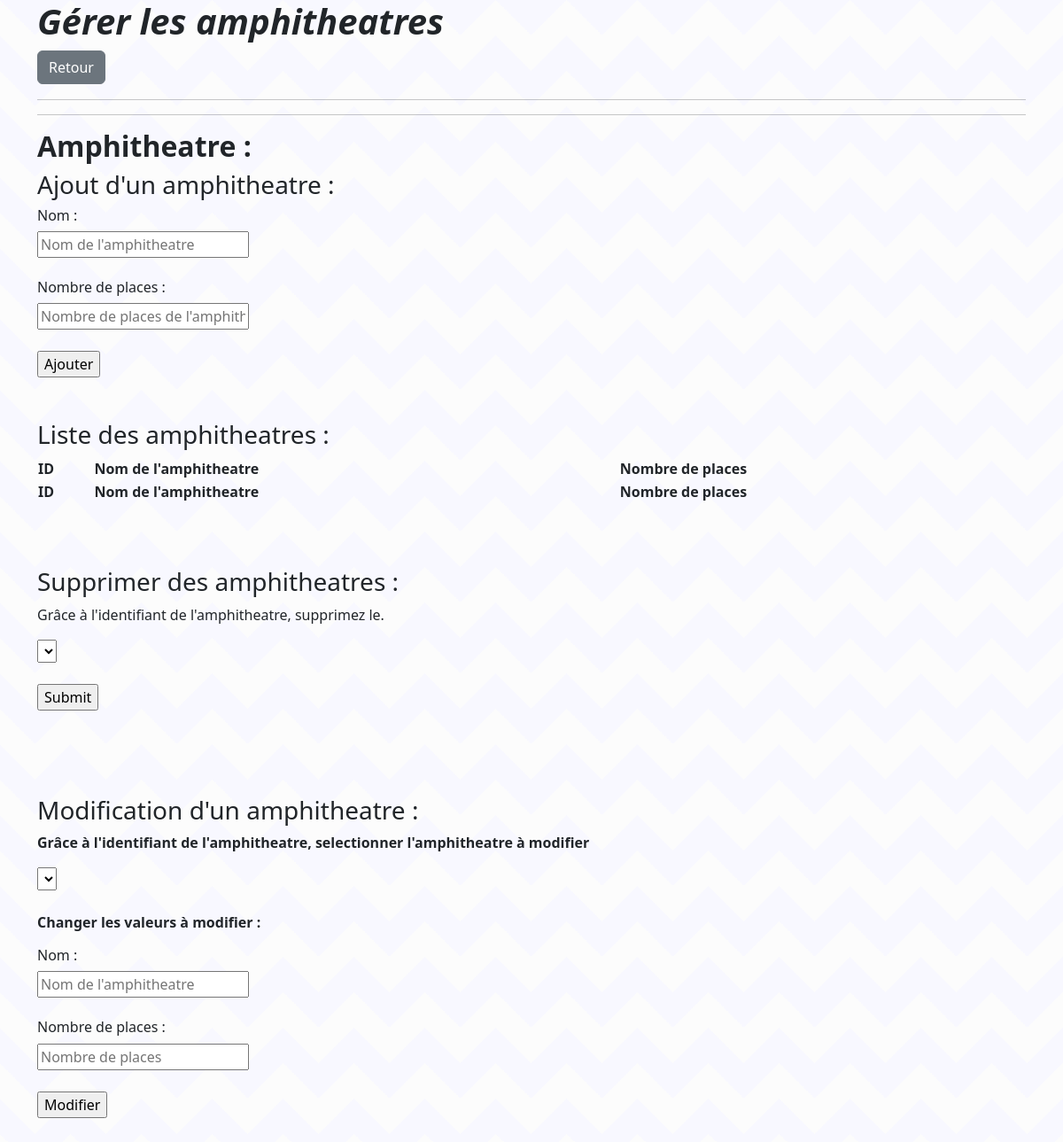
The page /vue/panelAdmin/amphitheatre.php on the database as committed earlier.
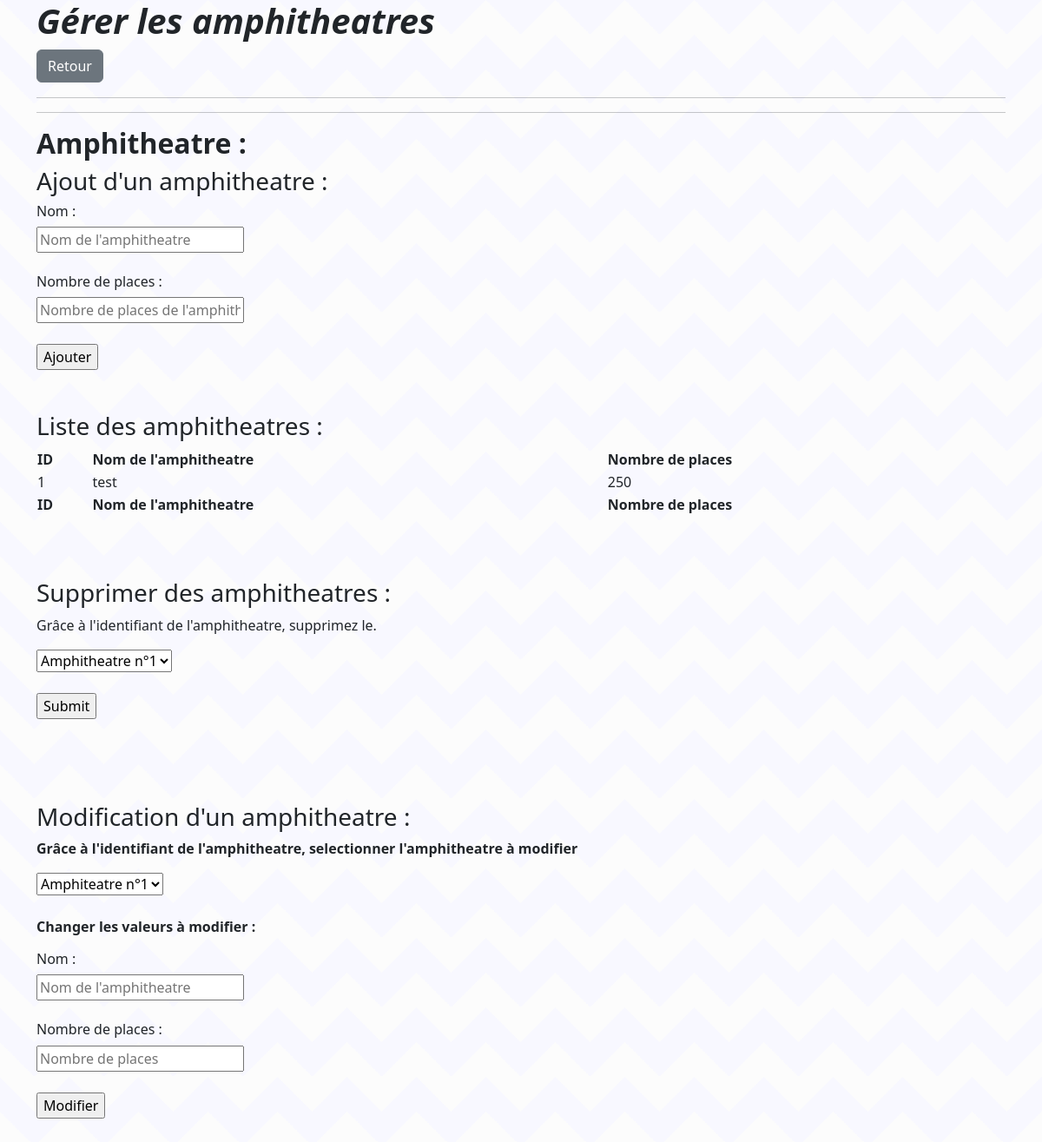
The same page on the database as committed later.
### tables this page shows
CREATE TABLE IF NOT EXISTS `amphitheatre` (
  `id_amphitheatre` int(11) NOT NULL AUTO_INCREMENT,
  `libelle` varchar(500) NOT NULL,
  `nb_places` int(11) NOT NULL,
  PRIMARY KEY (`id_amphitheatre`)
);

### src/bdd/Database.php (called while the page is built, shortened)
<?php
class Database
{
    private $host;
    private $dbname;
    private $user;
    private $pwd;
    public function __construct()
    {
        $this->host = "localhost";
        $this->dbname = "hsp-skh";
        $this->user = "root";
        $this->pwd = "";
    }
    public function getBdd()
    {
        return $this->bdd = new PDO("mysql:host=".$this->host.";dbname=".$this->dbname,$this->user,$this->pwd);
    }
}

### src/modele/Amphitheatre.php (called while the page is built, shortened)
<?php
class Amphitheatre
{
    public function selectAmphitheatre($bdd){
        $sel = $bdd->getBdd()->prepare("SELECT * FROM amphitheatre");
        $sel->execute();
        $result = $sel->fetchAll();
        return $result;
    }
}

### vue/panelAdmin/amphitheatre.php (the view, shortened to what this page needs)
<?php
require_once '../../src/bdd/Database.php';
require_once '../../src/modele/Amphitheatre.php';
?>
<!DOCTYPE html>
<html>
<head>
    <link rel="stylesheet" href="../assets/css/styles.css">
    <link href="https://cdn.jsdelivr.net/npm/select2@4.1.0-rc.0/dist/css/select2.min.css" rel="stylesheet" />
    <link rel="stylesheet" type="text/css" href="https://cdn.datatables.net/1.11.4/css/jquery.dataTables.css">
    <link href="https://cdn.jsdelivr.net/npm/bootstrap@5.2.1/dist/css/bootstrap.min.css" rel="stylesheet"
>
</head>
<body>
<div class="container">
    <div class="content">
        <h1><strong><i></i></strong><a href="homeAdmin.php"><button class="btn btn-secondary" type="button">Retour</button></a></h1>
        <hr>
        <hr>
        <h2><strong>Amphitheatre :</strong></h2>
        <h3>Ajout d'un amphitheatre : </h3>
        <form action="../../src/traitement/add_amphitheatre.php" method="post">
            <h6>Nom : </h6>
            <input type="text" name="libelle" placeholder="Nom de l'amphitheatre"> <br><br>
            <h6>Nombre de places :</h6>
            <input type="text" name="nbrplaces" placeholder="Nombre de places de l'amphitheatre"> <br><br>
            <input type="submit" value="Ajouter">
        </form>
        <br><br>
        <h3>Liste des amphitheatres :</h3>
        <?php
        $liste = new Amphitheatre(array());
        $bdd = new Database();
        $res = $liste->selectAmphitheatre($bdd);
        ?>
        <table id="table" class="display" style="width:100%">
            <thead>
            <tr>
                <th>ID</th>
                <th>Nom de l'amphitheatre</th>
                <th>Nombre de places</th>
            </tr>
            </thead>
            <tbody>
            <?php foreach ($res as $value){ ?>
                <tr>
                    <td><?php echo $value['id_amphitheatre'];?></td>
                    <td><?php echo $value['libelle'];?></td>
                    <td><?php echo $value['nb_places'];?></td>
                </tr>
            <?php } ?>
            </tbody>
            <tfoot>
            <tr>
                <th>ID</th>
                <th>Nom de l'amphitheatre</th>
                <th>Nombre de places</th>
            </tr>
            </tfoot>
        </table>
        <br> <br>
        <form action="../../src/traitement/delete_amphitheatre.php" method="post">
            <br>
            <h3>Supprimer des amphitheatres : </h3>
            <p>Grâce à l'identifiant de l'amphitheatre, supprimez le.</p>
            <select class="js2" name="id" id="id">
                <?php
                foreach ($res as $value){
                    ?>
                    <option value="<?php echo $value['id_amphitheatre'] ?>">Amphitheatre n°<?php echo $value['id_amphitheatre'];?></option>
                    <?php
                }
                ?>
            </select>
            <br><br>
            <input type="submit">
        </form>
        <br><br>
    </div>
    <br>
    <div>
        <br>
        <h3>Modification d'un amphitheatre : </h3>
        <form action="../../src/traitement/edit_amphitheatre.php" method="post">
            <strong><p>Grâce à l'identifiant de l'amphitheatre, selectionner l'amphitheatre à modifier</p></strong>
            <select class="js2" name="id" id="id">
                <?php
                foreach ($res as $value){
                    ?>
                    <option value="<?php echo $value['id_amphitheatre']  ?>">Amphiteatre n°<?php echo $value['id_amphitheatre'];?></option>
                    <?php
                }
                ?>
            </select>
            <br><br>
            <strong><p>Changer les valeurs à modifier : </p></strong>
            <h6>Nom : </h6>
            <input type="text" name="libelle" placeholder="Nom de l'amphitheatre"> <br><br>
            <h6>Nombre de places :</h6>
            <input type="text" name="nbplaces" placeholder="Nombre de places"> <br><br>
            <input type="submit" value="Modifier">
        </form>
    </div>
</div>
<br><br>
</body>

Rows that differ between the two databases and show on the page:
added amphitheatre: id_amphitheatre "1", libelle "test", nb_places "250"
Other text that changed with them:
form field id: (not shown) → "Amphitheatre n°1"
form field id: (not shown) → "Amphiteatre n°1"
